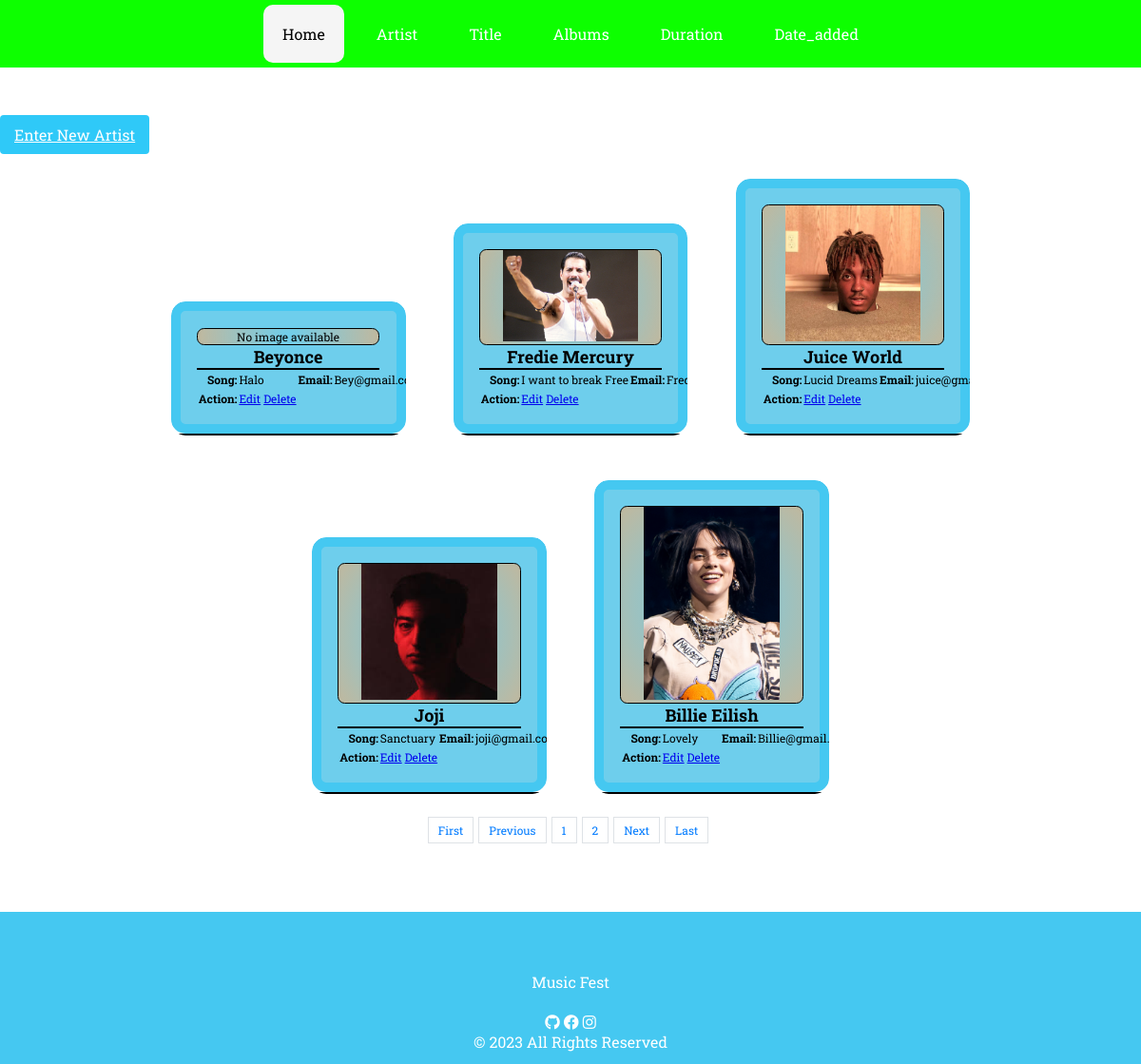
Screenshot of /artists/ with the database file from the repository.
### record/models.py (models this page shows, shortened)
class BaseModel(models.Model):
    created_at = models.DateTimeField(auto_now=True, db_index=True)
    updated_at = models.DateTimeField(auto_now=True)
    class Meta:
        abstract = True

class artist(BaseModel):
    Artist_ID = models.AutoField(primary_key=True)
    Artist_name = models.CharField(max_length=100, default='', null=True, blank=True)
    Song = models.CharField(max_length=255)
    Email = models.EmailField()
    ProfileImage = models.ImageField(upload_to='media/', blank=True, null=True)

### record/views.py (the view)
# urls.py: path('artists/', artistListView.as_view(), name='artist-list'),
class artistListView(ListView):
    model = artist
    template_name = 'artist_list.html'
    context_object_name = 'artist'
    paginate_by = 5
    def get_queryset(self):
        return artist.objects.all()

### record/templates/artist_list.html (shortened to what this page needs)
{% extends 'base.html' %}
{% load static %}
{% block content %}
<a href="{% url 'artist-add' %}" class="custom-btn btn btn-primary">Enter New Artist</a><br>
<section class="cards-container">
  {% for artist in object_list %}
    <div class="card-box">
        <div class="card">
            <div class="card-type" id="artist">
                <div class="card-image" id="artist-img">
                    {% if artist.ProfileImage %}
                        <img src="{{ artist.ProfileImage.url }}" alt="{{ artist.Artist_name}}Image">
                    {% else %}
                        <p>No image available</p>
                    {% endif %}
                </div>
                <div class="card-name">
                    <h2 class="sbs"> {{ artist.Artist_name}}</h2>
                    <hr />
                </div>
                <table class="card-stats">
            <tbody>
              <tr><th>Song:</th>
                <td>{{ artist.Song }}</td>
            <th>Email:</th>
            <td>{{ artist.Email }}</td>
              </tr>
              <tr>
                <th>Action:</th>
                <td>
                 <a href="{% url 'artist-update' pk=artist.pk %}">Edit</a>
                    <a href="{% url 'artist-delete' pk=artist.pk %}">Delete</a>
                </td>
              </tr>
            </tbody>
          </table>
        </div>
        <hr />
      </div>
    </div>
  {% endfor %}
  <div>
    {% include 'includes/pagination.html' %}
  </div>
</section>
{% endblock %}

### record/templates/base.html (shortened to what this page needs)
{% load static %}
<!DOCTYPE html>
<html lang="en">
  <head>
    <link rel="stylesheet" href="{% static 'css/style.css' %}" />
    <link rel="stylesheet" href="https://cdnjs.cloudflare.com/ajax/libs/font-awesome/5.15.4/css/all.min.css">
  </head>
  <body>
    <section class="navbar">
      <a href="{% url 'home' %}" class="btn" id="active"> Home </a>
      <a href="{% url 'artist-list' %}" class="btn"> Artist </a>
      <a href="{% url 'title-list' %}" class="btn"> Title </a>
      <a href="{% url 'albums-list' %}" class="btn"> Albums </a>
      <a href="{% url 'duration-list' %}" class="btn"> Duration </a>
      <a href="{% url 'date_added-list' %}" class="btn"> Date_added </a>
    </section>
    <main>
      {% block content %}
      {% endblock%}
    </main>
    {% include 'includes/footer.html' %}
  </body>
</html>

### record/templates/includes/pagination.html (shortened to what this page needs)
{% if is_paginated %}
    <nav aria-label="Topics pagination" class="mb-4">
        <ul class="pagination">
            {% if page_obj.number > 1 %}
                <li class="page-item">
                <a class="page-link" href="?page=1">First</a>
                </li>
            {% else %}
                <li class="page-item disabled">
                <span class="page-link">First</span>
                </li>
            {% endif %}
            {% if page_obj.has_previous %}
                <li class="page-item">
                <a class="page-link" href="?page={{ page_obj.previous_page_number}}">Previous</a>
                </li>
            {% else %}
                <li class="page-item disabled">
                <span class="page-link">Previous</span>
                </li>
            {% endif %}
            {% for page_num in paginator.page_range %}
                {% if page_obj.number == page_num %}
                    <li class="page-item active">
                        <span class="page-link">
                            {{ page_num }}
                        </span>
                    </li>
                    {% elif page_num > page_obj.number|add:'-3' and page_num < page_obj.number|add:'3' %}
                        <li class="page-item">
                        <a class="page-link" href="?page={{ page_num }}">{{ page_num }}</a>
                        </li>
                {% endif %}
            {% endfor %}
            {% if page_obj.has_next %}
                <li class="page-item">
                <a class="page-link" href="?page={{ page_obj.next_page_number }}">Next</a>
                </li>
            {% else %}
                <li class="page-item disabled">
                <span class="page-link">Next</span>
                </li>
            {% endif %}
            {% if page_obj.number != paginator.num_pages %}
                <li class="page-item">
                <a class="page-link" href="?page={{ paginator.num_pages }}">Last</a>
                </li>
            {% else %}
                <li class="page-item disabled">
                <span class="page-link">Last</span>
                </li>
            {% endif %}
        </ul>
    </nav>
{% endif %}

### record/templates/includes/footer.html
<footer>
    <br />
    <br />
    <p>
     <br>
       Music Fest
    </p>
    <br>
    <div class="social-icons">
        <a href="https://github.com/kingpots" target="_blank" class="icon-link"><i class="fab fa-github"></i>
        </a>
        <a href="https://www.facebook.com/NoBody.Caress14?mibextid=ZbWKwL" target="_blank" class="icon-link"><i class="fab fa-facebook"></i>
        </a>
        <a href="https://www.instagram.com/kingpotss/" target="_blank" class="icon-link"><i class="fab fa-instagram"></i>
        </a>
    </div>
    <p>
        &copy; 2023 All Rights Reserved
    </p>

### record/static/css/style.css (style rules this page uses)
* { margin: 0; padding: 0; font-family: 'Roboto Slab'; }
body { background-image: url('../images/music1.jpg'); background-size: cover; background-position: center; background-attachment: fixed; height: 100%; margin: 0; padding: 0; }
main { padding-top: 60px; padding-bottom: 60px; }
.navbar { background-color: #0dff00; overflow: hidden; text-align: center; position: sticky; top: 0; z-index: 100; }
.navbar a { margin: 5px; float: none; display: inline-block; color: white; text-align: center; padding: 20px 20px; text-decoration: none; }
.custom-btn.btn.btn-primary { background-color: #2fc9f8; color: white; padding: 10px 15px; border-radius: 4px; cursor: pointer; }
.navbar #active { border-radius: 10px; background-color: whitesmoke; color: black; }
footer { position: fixed; height: 20vh; width: 100%; background-color: #45c8f1; color: white; bottom: 0; text-align: center; }
.cards-container { min-height: auto; margin: 1%; text-align: center; font-size: 12px; padding-bottom: 160px; }
.card-box { display: inline-block; padding: 2%; width: 25%; max-width: 400px; height: 50%; max-height: 480px; box-sizing: border-box; }
.card { border-radius: 15px; text-align: left; height: 100%; overflow: hidden; white-space: nowrap; text-overflow: ellipsis; }
.card .card-image, .card .card-name, .card h2 { text-align: center; }
.card hr { border: solid 1px black; }
.card .card-type { padding: 7%; border-radius: 15px; }
.card .card-image { border-radius: 7.5px; border: solid 1px black; }
.card img { width: 75%; }
.card .card-name .sbs { display: inline-block; }
.card .card-stats th { text-align: right; }
.card-type, #professor { background-color: #6eceec; border: solid 10px #45c8f1; }
.card-image, #professor-img { background: radial-gradient(circle, transparent, #c0b89e); }
.pagination { display: flex; justify-content: center; list-style: none; padding: 0; }
.page-item { margin-right: 5px; }
.page-link { display: block; padding: 5px 10px; text-decoration: none; border: 1px solid #dee2e6; color: #007bff; background-color: #fff; }
.page-item.disabled { color: #6c757d; pointer-events: none; cursor: not-allowed; background-color: #fff; border-color: #dee2e6; }
.page-item.active { color: #fff; background-color: #007bff; border-color: #007bff; z-index: 3; }
.social-icons a { color: white; text-decoration: none; }

### rows the page displays
artist: ProfileImage "No image available", Artist_name "Beyonce", Song "Halo", Email "Bey@gmail.…"
artist: ProfileImage (picture), Artist_name "Fredie Mercury", Song "I want to break Free", Email "Fr…"
artist: ProfileImage (picture), Artist_name "Juice World", Song "Lucid Dreams", Email "juice@g…"
artist: ProfileImage (picture), Artist_name "Joji", Song "Sanctuary", Email "joji@gmail.…"
artist: ProfileImage (picture), Artist_name "Billie Eilish", Song "Lovely", Email "Billie@gma…"

### other values shown
{{ page_num }} "1"
{{ page_num }} "2"
